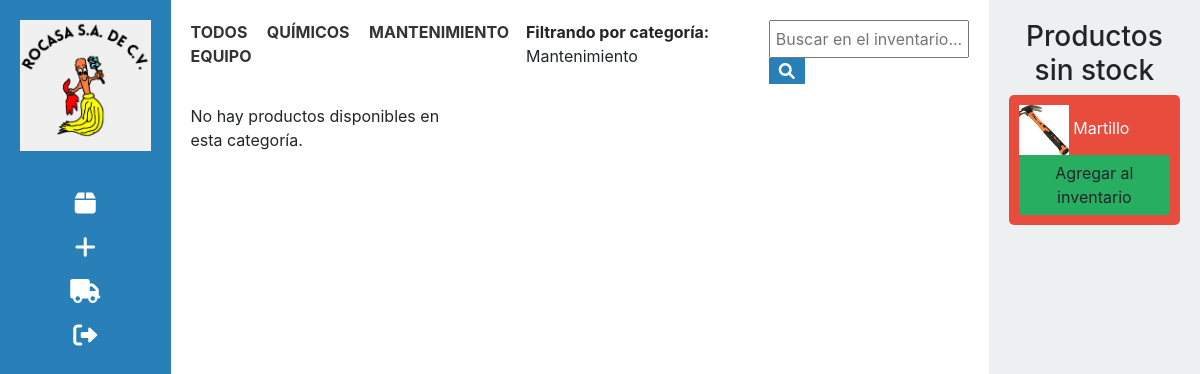
Before: /?categoria=mantenimiento (signed in) with the older database file.
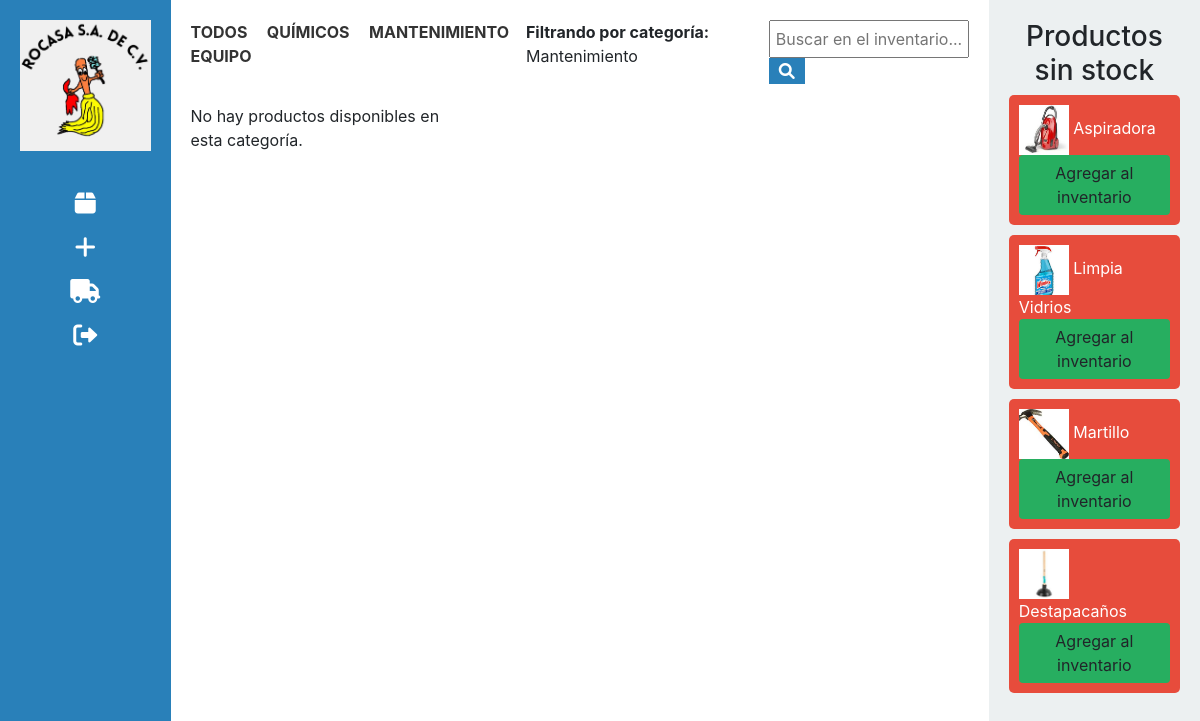
After: the same page with the newer database file.
### app.py (models this page shows)
class Producto(db.Model):
    id = db.Column(db.Integer, primary_key=True)
    nombre = db.Column(db.String(150), nullable=False)
    cantidad = db.Column(db.Integer, nullable=False)
    imagen_url = db.Column(db.String(200), nullable=False)
    categoria = db.Column(db.String(100), nullable=False)

### app.py (the view)
@app.route('/')
@login_required
def index():
    categoria = request.args.get('categoria')
    if categoria:
        productos = Producto.query.filter(Producto.categoria == categoria, Producto.cantidad > 0).all()
    else:
        productos = Producto.query.filter(Producto.cantidad > 0).all()
    productos_out_of_stock = Producto.query.filter_by(cantidad=0).all()
    return render_template('index.html', productos=productos, productos_out_of_stock=productos_out_of_stock, categoria=categoria)

### app.py (called while the page is built)
@app.after_request
def no_cache(response):
    response.headers['Cache-Control'] = 'no-store'
    response.headers['Pragma'] = 'no-cache'
    response.headers['Expires'] = '0'
    return response

@login_manager.user_loader
def load_user(user_id):
    return Usuario.query.get(int(user_id))  # Esto carga al usuario desde la base de datos por su ID

### templates/index.html (shortened to what this page needs)
<html lang="es">
<head>
    <link rel="stylesheet" href="https://cdnjs.cloudflare.com/ajax/libs/font-awesome/6.0.0-beta3/css/all.min.css">
    <link rel="stylesheet" href="/static/css/style.css">
    <link rel="stylesheet" href="https://stackpath.bootstrapcdn.com/bootstrap/4.5.2/css/bootstrap.min.css">
</head>
<body>
    <div class="sidebar-left">
        <img src="/static/images/rocasalogo.png" alt="Logo">
        <i class="fas fa-box" onclick="location.href='/index'; window.location.reload();"></i>
        <i class="fas fa-plus" onclick="location.href='/agregar_producto'"></i>
        <i class="fas fa-truck" onclick="location.href='/surtir_producto'"></i>
    <i class="fas fa-sign-out-alt" onclick="logoutAndRefresh()"></i>
    </div>
    <div class="main-content">
        <div class="header">
            <div class="categories">
                <a href="{{ url_for('index') }}">TODOS</a>
                <a href="{{ url_for('index', categoria='quimicos') }}">QUÍMICOS</a>
                <a href="{{ url_for('index', categoria='mantenimiento') }}">MANTENIMIENTO</a>
                <a href="{{ url_for('index', categoria='equipo') }}">EQUIPO</a>
            </div>
            {% if categoria %}
                <p><strong>Filtrando por categoría:</strong> {{ categoria|capitalize }}</p>
            {% endif %}
            <div class="search-container">
                <input type="text" placeholder="Buscar en el inventario...">
                <button><i class="fas fa-search"></i></button>
            </div>
        </div>
        <div class="product-grid">
            {% for producto in productos %}
                <div class="product-card">
                    <img src="{{ url_for('static', filename='uploads/' + producto.imagen_url) }}" alt="{{ producto.nombre }}">
                    <div class="product-name">{{ producto.nombre }}</div>
                    <div class="quantity">
                        <form method="POST" action="{{ url_for('update_quantity') }}">
                            <input type="hidden" name="producto_id" value="{{ producto.id }}">
                            <button type="submit" class="btn" name="action" value="decrementar">-</button>
                            <span class="{{ 'low-stock' if producto.cantidad == 1 else '' }}">
                                {{ producto.cantidad }}
                            </span>
                            <button type="submit" class="btn" name="action" value="incrementar">+</button>
                        </form>
                    </div>
                    <div class="edit-btn">
                        <a href="{{ url_for('editar_producto', producto_id=producto.id) }}">
                            <i class="fa fa-pencil"></i> Editar
                        </a>
                    </div>
                </div>
            {% else %}
                <div>No hay productos disponibles en esta categoría.</div>
            {% endfor %}
        </div>
    </div>
    <div class="sidebar-right">
        <h3>Productos sin stock</h3>
        {% for producto in productos_out_of_stock %}
            <div class="product-out-of-stock">
                <img src="{{ url_for('static', filename='uploads/' + producto.imagen_url) }}" alt="{{ producto.nombre }}" style="width: 50px; height: 50px;">
                {{ producto.nombre }}
                <form method="POST" action="{{ url_for('update_quantity') }}">
                    <button type="submit" class="btn" name="action" value="incrementar">Agregar al inventario</button>
                </form>
            </div>
        {% else %}
            <div>No hay productos agotados</div>
        {% endfor %}
    </div>
</body>
</html>

Changed rows visible on the page:
now on this page (row edited): Producto: imagen_url (picture), nombre "Aspiradora"
now on this page (row edited): Producto: imagen_url (picture), nombre "Limpia Vidrios"
now on this page (row edited): Producto: imagen_url (picture), nombre "Destapacaños"
